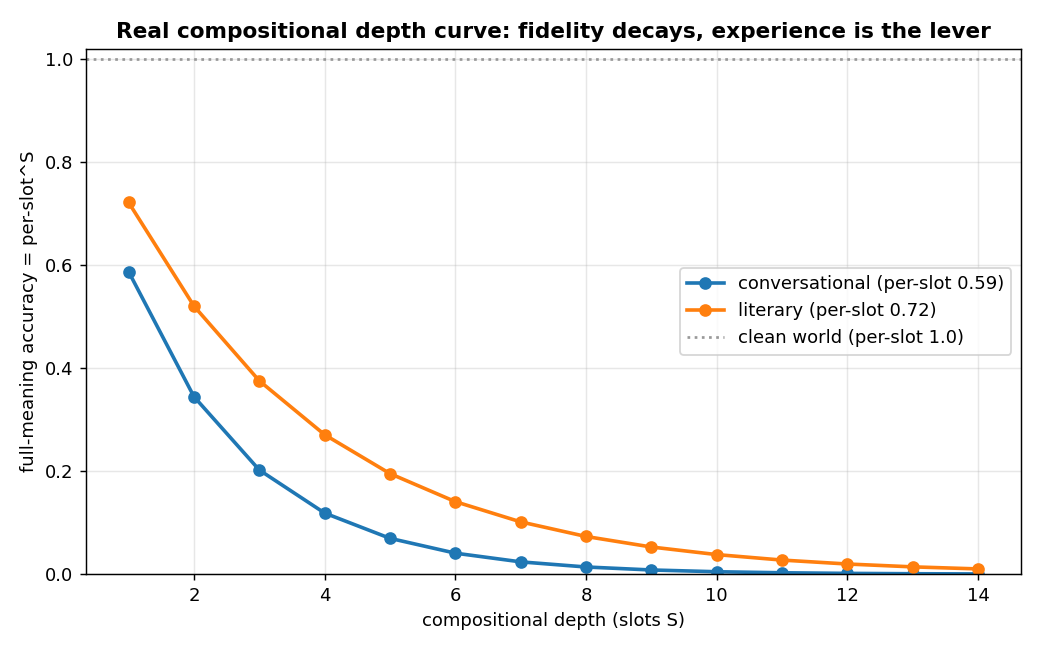

Write the Python code that produced this figure.
"""REAL per-slot perception: build embeddings from a REAL corpus (distributional, gradient-free), then
measure how well perception classifies a HELD-OUT synonym into its true semantic group. That real
per-slot number, raised to S, is the real compositional depth curve."""
import os, re, collections, numpy as np
HERE = os.path.dirname(os.path.abspath(__file__))
CORP = os.path.join(os.path.dirname(HERE), "english_comm", "chat_corpus.txt")
ENG = os.path.join(os.path.dirname(os.path.dirname(HERE)), "engine", "corpus.txt")
DIM, WIN = 80, 5
LOG = open(os.path.join(HERE, "real_perslot_results.txt"), "w")
def out(s): print(s, flush=True); LOG.write(s + "\n"); LOG.flush()

GROUPS = {
 "happy": "happy glad joyful cheerful pleased delighted".split(),
 "sad": "sad unhappy miserable gloomy upset down".split(),
 "big": "big large huge giant enormous massive".split(),
 "small": "small tiny little".split(),
 "fast": "fast quick rapid swift speedy".split(),
 "hungry": "hungry starving famished".split(),
 "tired": "tired sleepy exhausted weary".split(),
 "hot": "hot warm boiling".split(),
 "cold": "cold chilly freezing".split(),
 "good": "good great excellent wonderful fine nice".split(),
 "bad": "bad terrible awful horrible".split(),
 "smart": "smart clever intelligent bright".split(),
 "angry": "angry mad furious annoyed".split(),
 "scared": "scared afraid frightened terrified".split(),
 "pretty": "pretty beautiful lovely gorgeous".split(),
 "talk": "talk speak chat say tell".split(),
}


def build_embeddings(path, maxtok=4_000_000, K=6000):
    toks = []
    with open(path, encoding="utf-8", errors="ignore") as f:
        for line in f:
            toks += [w for w in re.findall(r"[a-z']+", line.lower()) if len(w) >= 2]
            if len(toks) >= maxtok: break
    cnt = collections.Counter(toks); vocab = [w for w, _ in cnt.most_common(K)]
    idx = {w: i for i, w in enumerate(vocab)}; V = len(vocab); co = np.zeros((V, V), np.float32); win = []
    for w in toks:
        if w in idx:
            wi = idx[w]
            for v in win[-WIN:]: co[wi, v] += 1; co[v, wi] += 1
            win.append(wi)
            if len(win) > WIN: win.pop(0)
    tot = co.sum(); rk = co.sum(1, keepdims=True) + 1e-9
    ppmi = np.maximum(np.log((co * tot) / (rk @ rk.T) + 1e-9), 0)
    U, S, _ = np.linalg.svd(ppmi.astype(np.float64)); E = U[:, :DIM] * np.sqrt(S[:DIM])
    E /= np.linalg.norm(E, axis=1, keepdims=True) + 1e-9
    return idx, E, len(toks)


def per_slot(idx, E):
    names = list(GROUPS)
    inv = {g: [w for w in GROUPS[g] if w in idx] for g in names}
    names = [g for g in names if len(inv[g]) >= 3]               # need >=3 in-vocab for train+held
    cover = sum(len(inv[g]) for g in names) / sum(len(GROUPS[g]) for g in GROUPS)
    correct = tot = 0
    for held_g in names:
        for hw in inv[held_g]:
            cent = []; gn = []
            for g in names:
                others = [w for w in inv[g] if not (g == held_g and w == hw)]
                if others: cent.append(np.mean([E[idx[w]] for w in others], 0)); gn.append(g)
            C = np.stack(cent); C /= np.linalg.norm(C, axis=1, keepdims=True) + 1e-9
            pred = gn[int((C @ E[idx[hw]]).argmax())]; correct += (pred == held_g); tot += 1
    return correct / tot, len(names), cover


if __name__ == "__main__":
    out("REAL per-slot perception (distributional embeddings from a real corpus). held-out synonym -> "
        "true semantic group.")
    rows = []
    for name, path in [("conversational (chat_corpus ~500k)", CORP), ("literary (engine corpus ~few M)", ENG)]:
        if not os.path.exists(path): out(f"  {name}: MISSING"); continue
        idx, E, n = build_embeddings(path)
        ps, ng, cov = per_slot(idx, E)
        rows.append((name, ps, ng, cov, n)); out(f"  {name}: per-slot {ps:.3f}  ({ng} groups, coverage {cov:.0%}, {n:,} tokens)")
    out("=" * 70)
    out("REAL compositional DEPTH curve  (full-meaning = per-slot^S):")
    out(f"{'corpus':>34} | " + " | ".join(f"S={s}" for s in [1, 2, 4, 8, 14]))
    for name, ps, ng, cov, n in rows:
        out(f"{name:>34} | " + " | ".join(f"{ps**s:.3f}" for s in [1, 2, 4, 8, 14]))
    out("=" * 70)
    out("READING: this is the REAL per-slot number. In the clean world it was 1.0 (full-meaning held at")
    out("any depth). Real per-slot < 1.0, so full-meaning = per-slot^S DECAYS with compositional depth --")
    out("and the lever to push it back up is EXPERIENCE (richer corpus -> per-slot -> 1).")
    out("done"); LOG.close()
    try:
        import matplotlib; matplotlib.use("Agg"); import matplotlib.pyplot as plt
        Ss = np.arange(1, 15); plt.figure(figsize=(8, 5))
        for name, ps, ng, cov, n in rows:
            plt.plot(Ss, ps ** Ss, "o-", lw=2, label=f"{name.split('(')[0].strip()} (per-slot {ps:.2f})")
        plt.axhline(1.0, color="#999", ls=":", label="clean world (per-slot 1.0)")
        plt.xlabel("compositional depth (slots S)"); plt.ylabel("full-meaning accuracy = per-slot^S"); plt.ylim(0, 1.02)
        plt.title("Real compositional depth curve: fidelity decays, experience is the lever", weight="bold")
        plt.legend(); plt.grid(alpha=.3); plt.tight_layout()
        plt.savefig(os.path.join(HERE, "real_perslot.png"), dpi=130); print("saved real_perslot.png")
    except Exception as e:
        print("chart skipped", e)
